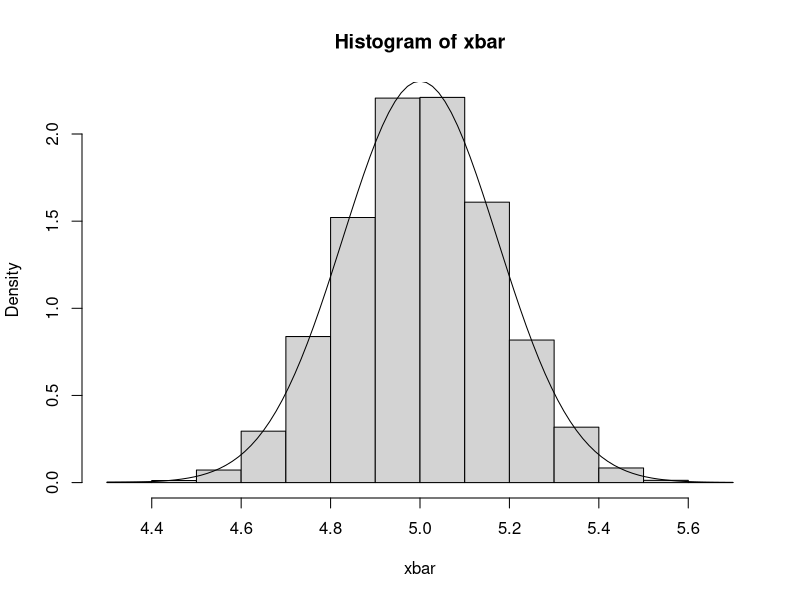
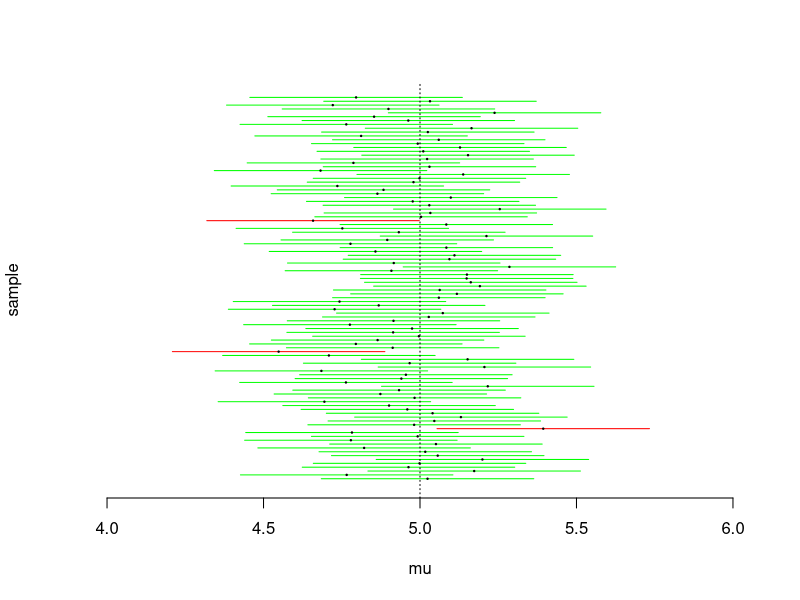
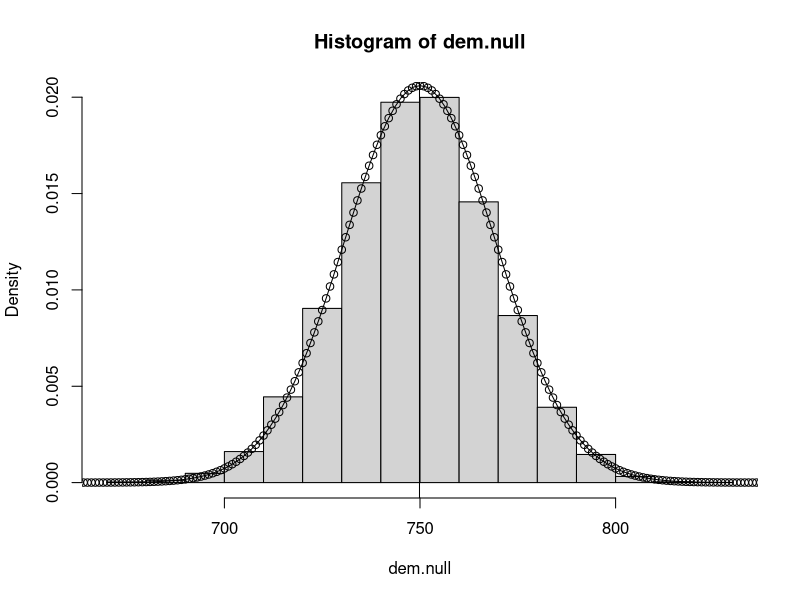

The R script that drew these images, in order:
## Code for Discussion Section 10/26/11


#################################################
## Simulating Estimates of the Mean of a Normal
## and 95% confidence intervals

# true model is iid N(5,3)
# (we don't know the mean, only var=1)
# we observe 100 data points

# setting values of true mu, sigma2, n
mu.true <- 5
sigma2.true <- 3
n <- 100

# setting up vector to store simulated mean estimates
xbar <- c()
# setting up matrix to store simulated 95% CIs
CI.95 <- matrix(NA, nrow = 10000, ncol = 2)

# running loop to estimate these things
for (i in 1:10000){
  simulated.data <- rnorm(n, mean=mu.true, sd=sqrt(sigma2.true))
  xbar[i] <- mean(simulated.data)
  CI.95[i, ] <- c(mean(simulated.data) - 1.96 * sqrt(3 / 100),
                  mean(simulated.data) + 1.96 * sqrt(3 / 100))
}

# what is the sampling distribution for xbar?
# (work this out before looking at the sims)
mean(xbar)
var(xbar)
sd(xbar)

# plotting histogram of simulated xbars
hist(xbar, freq=FALSE)
# overlaying curve of true sampling distribution for xbar
curve(dnorm(x, mean = mu.true, sd = sqrt(sigma2.true / n)), add=TRUE)

# creating a variable that says whether each
# CI contains true mu
mu_in_ci <- CI.95[ , 1] < mu.true & CI.95[ , 2] > mu.true

# plotting the first 100 CIs 
# and whether they conatin mu

plot(-99,xlim=c(4,6), ylim=c(0,100), bty="n",
     xlab="mu", ylab="sample", yaxt="n")
for (i in 1:100){
  segments(CI.95[i, 1], i, CI.95[i, 2], i,
           col=ifelse(mu_in_ci[i], "green", "red"))
  points(xbar[i], i, pch=19, cex=.2)
}
abline(v=mu.true, lty=3)

# calculating how many of the 95% CIs
# contain the true mean of 5
table(mu_in_ci)
mean(mu_in_ci)







#############################################################
## Testing null hypothesis in polling:
## poll of 1,500 Americans
## generic congressional ballot question for 2012
## get 801 saying they would vote for the Democrats
## (assume, unrealistically, that everyone picked D or R)
## want to test H0: Actually is tied (i.e. 50-50)

# test statistic: proportion of sample that supports Dems
# under null hypothesis of equal population support,
# what is sampling distribution of this statistic?

# simulate:
dem.null <- rbinom(n=10000, size=1500, prob=.5)

mean(dem.null)
var(dem.null)
sd(dem.null)


# plot histogram of simulated samples
hist(dem.null, freq=FALSE)
abline(v=mean(dem.null))
# overlay curve of actual (exact) sampling dist
points(600:900, dbinom(600:900, size=1500, prob=.5))
# overlaying curve of normal approximation to sampling dist
curve(dnorm(x, mean = 1500 * .5, sd=sqrt(1500 * .5 * .5)), add=TRUE)

# calculating p-value for our estimate, which is 801
# one-tailed test
mean(dem.null >= 801)
# two-tailed (probably more appropriate)
mean(dem.null >= 801 | dem.null <= (750 - 801) + 750)
# under either type of test, our observed result
# would be extremely unlikely if the null hypothesis were true
